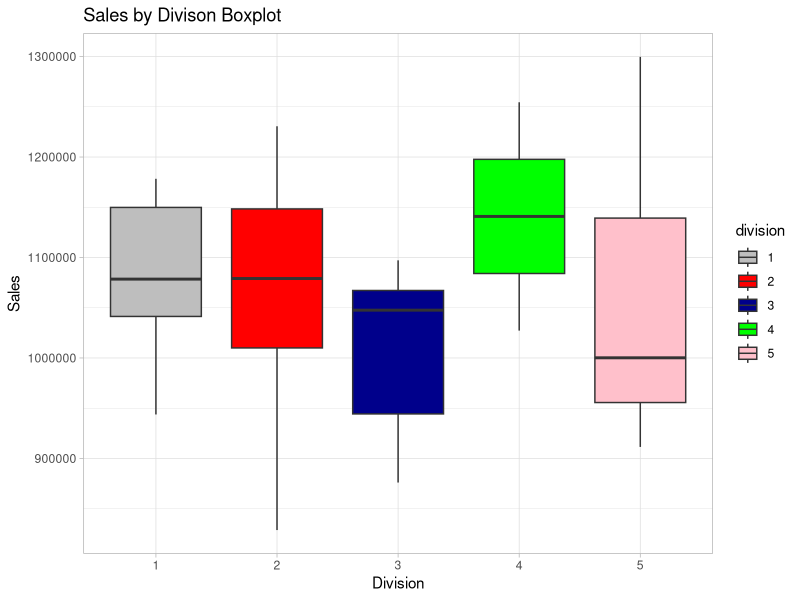
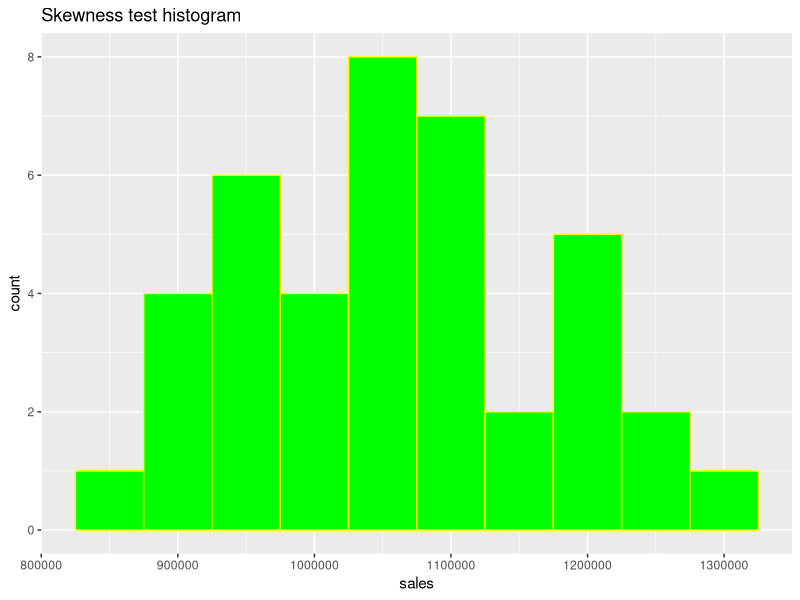
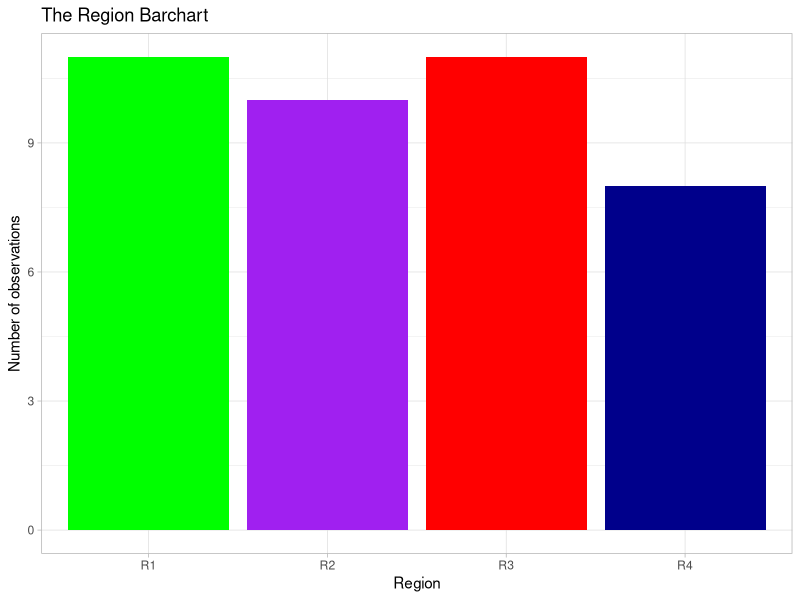

These charts were generated, in order, by the following R code:
rm(list=ls())   #Q1

######################Mann Pawar#########################

#Q2
sequence <- seq(from=0, to=70, by=7)

#Q3
answer <- 4 * (2 - (25/0.43))^2 + 3
#12609.5895078421

#Q4
library(tidyverse)
library(semTools)

#Q5
bootcamp <- read.csv("data/bootcamp.csv")

#Q6
bootcamp$region <- as.factor(bootcamp$region)
bootcamp$division <- as.factor(bootcamp$division)
bootcamp$metro <- as.factor(bootcamp$metro)
bootcamp$sales <- as.numeric(bootcamp$sales)
bootcamp$bonus <- as.numeric(bootcamp$metro)

summary(bootcamp)

#Q7
topSales <- bootcamp %>%  filter(sales > 1200000)
tail(topSales)

#Q8
ggplot(bootcamp, aes(division, sales, fill=division)) + geom_boxplot() + scale_fill_manual(values=c("gray", "red","darkblue","green","pink")) + theme_light() + labs(title="Sales by Divison Boxplot",x="Division",y="Sales")
##The visualization does not show any outliers.

#Q9
NoMissing <- na.omit(bootcamp)
nrow(NoMissing) #37

#Q10
qMean <- mean(bootcamp$sales) ; qMean #1058871
qStdev <- sd(bootcamp$sales) ; qStdev #111689
qMax <- max(bootcamp$sales) ; qMax #1299699
qMin <- min(bootcamp$sales) ; qMin #828677

#Q11
R2_data <- bootcamp %>% filter(region == "R2")
head(R2_data)

#Q12
bootcampDF <- data.frame(bootcamp)
frequencies <- table(bootcampDF$region)

#Q13
rewrite <- arrange(bootcamp, desc(bootcamp$bonus))


#Q14
ggplot(bootcamp, aes(sales)) + geom_histogram(binwidth=50000,color="yellow", fill="green") + labs(title="Skewness test histogram")
semTools::skew(bootcamp$sales) ##z=0.430
skewResults <- "A"

#Q15
ggplot(bootcamp, aes(region)) + geom_bar(show.legend = F,fill=c("green","purple","red","darkblue")) + theme_light() + labs(title = "The Region Barchart",x="Region",y="Number of observations")
##R1 and R3 have the highest number of observations. R4 has the least number of observations. 
